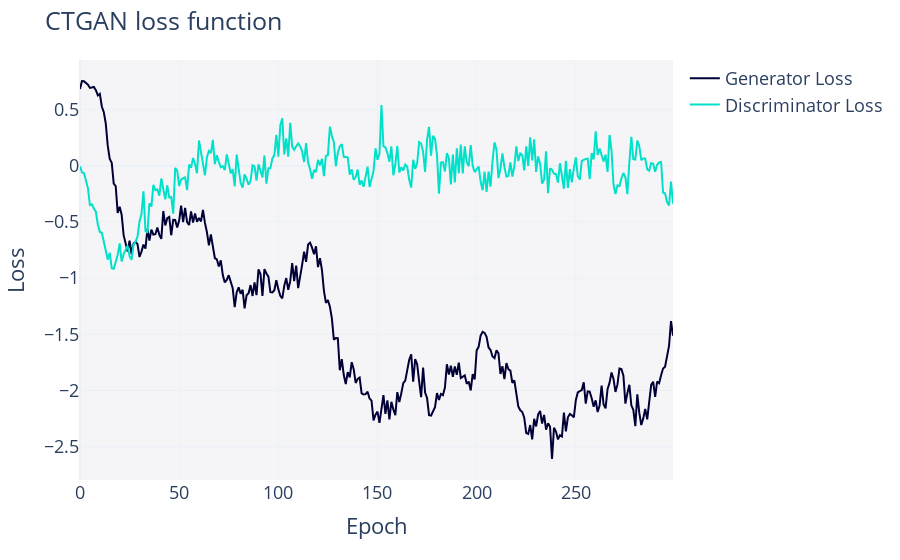

Source (notebook cell):
### Markdown cell above
>Muchas veces la gráfica de densidad de los datos sintéticos no está completa debido a que no ha generado datos para un dato concreto de números, si aumentáramos las muestras sintéticas a crear esto no pasaría.
>
>Vemos que las gráficas de densidad de los datos sintéticos se pueden acercar a las de los datos reales, pero hay muchos campos en el que las gráficas de densidad no tienen nada que ver.

### Code cell
synthesizer.get_loss_values_plot().show("vscode")

### Figure 1 — Plotly figure (JSON) as saved in the notebook; plotly's stock layout.template omitted (floating-point values rounded to 4 significant figures; data arrays with more than 128 entries replaced by an {"elided": "..."} marker saying what was removed)
{"data": [{"hovertemplate": "variable=Generator Loss<br>Epoch=%{x}<br>value=%{y}<extra></extra>", "legendgroup": "Generator Loss", "line": {"color": "#000036", "dash": "solid"}, "marker": {"symbol": "circle"}, "mode": "lines", "name": "Generator Loss", "orientation": "v", "showlegend": true, "type": "scatter", "x": {"elided": "300 int values"}, "xaxis": "x", "y": {"elided": "300 float values"}, "yaxis": "y"}, {"hovertemplate": "variable=Discriminator Loss<br>Epoch=%{x}<br>value=%{y}<extra></extra>", "legendgroup": "Discriminator Loss", "line": {"color": "#01E0C9", "dash": "solid"}, "marker": {"symbol": "circle"}, "mode": "lines", "name": "Discriminator Loss", "orientation": "v", "showlegend": true, "type": "scatter", "x": {"elided": "300 int values"}, "xaxis": "x", "y": {"elided": "300 float values"}, "yaxis": "y"}], "layout": {"font": {"size": 18}, "legend": {"orientation": "v", "title": {"text": ""}, "tracegroupgap": 0}, "margin": {"t": 60}, "plot_bgcolor": "#F5F5F8", "title": {"text": "CTGAN loss function"}, "xaxis": {"anchor": "y", "domain": [0, 1], "title": {"text": "Epoch"}}, "yaxis": {"anchor": "x", "domain": [0, 1], "title": {"text": "Loss"}}}}
